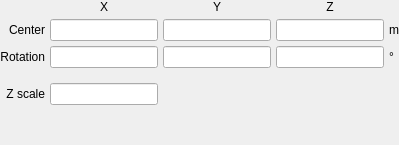
         <widget class="QWidget" name="boy">
          <property name="font">
           <font>
            <weight>50</weight>
            <bold>false</bold>
           </font>
          </property>
          <layout class="QGridLayout" name="gridLayout_9">
           <property name="leftMargin">
            <number>0</number>
           </property>
           <property name="topMargin">
            <number>0</number>
           </property>
           <property name="rightMargin">
            <number>0</number>
           </property>
           <property name="bottomMargin">
            <number>0</number>
           </property>
           <property name="spacing">
            <number>5</number>
           </property>
           <item row="2" column="2">
            <widget class="LineEdit" name="lineedit_boy_rotationy">
             <property name="font">
              <font>
               <weight>50</weight>
               <bold>false</bold>
              </font>
             </property>
            </widget>
           </item>
           <item row="1" column="3">
            <widget class="LineEdit" name="lineedit_boy_translationz">
             <property name="font">
              <font>
               <weight>50</weight>
               <bold>false</bold>
              </font>
             </property>
            </widget>
           </item>
           <item row="1" column="0">
            <widget class="QLabel" name="label_69">
             <property name="font">
              <font>
               <weight>50</weight>
               <bold>false</bold>
              </font>
             </property>
             <property name="text">
              <string>Center</string>
             </property>
             <property name="alignment">
              <set>Qt::AlignRight|Qt::AlignTrailing|Qt::AlignVCenter</set>
             </property>
            </widget>
           </item>
           <item row="2" column="0">
            <widget class="QLabel" name="label_70">
             <property name="font">
              <font>
               <weight>50</weight>
               <bold>false</bold>
              </font>
             </property>
             <property name="text">
              <string>Rotation</string>
             </property>
             <property name="alignment">
              <set>Qt::AlignRight|Qt::AlignTrailing|Qt::AlignVCenter</set>
             </property>
            </widget>
           </item>
           <item row="1" column="2">
            <widget class="LineEdit" name="lineedit_boy_translationy">
             <property name="font">
              <font>
               <weight>50</weight>
               <bold>false</bold>
              </font>
             </property>
            </widget>
           </item>
           <item row="1" column="1">
            <widget class="LineEdit" name="lineedit_boy_translationx">
             <property name="font">
              <font>
               <weight>50</weight>
               <bold>false</bold>
              </font>
             </property>
            </widget>
           </item>
           <item row="2" column="1">
            <widget class="LineEdit" name="lineedit_boy_rotationx">
             <property name="font">
              <font>
               <weight>50</weight>
               <bold>false</bold>
              </font>
             </property>
            </widget>
           </item>
           <item row="4" column="0">
            <widget class="QLabel" name="label_71">
             <property name="font">
              <font>
               <weight>50</weight>
               <bold>false</bold>
              </font>
             </property>
             <property name="text">
              <string>Z scale</string>
             </property>
             <property name="alignment">
              <set>Qt::AlignRight|Qt::AlignTrailing|Qt::AlignVCenter</set>
             </property>
            </widget>
           </item>
           <item row="2" column="3">
            <widget class="LineEdit" name="lineedit_boy_rotationz">
             <property name="font">
              <font>
               <weight>50</weight>
               <bold>false</bold>
              </font>
             </property>
            </widget>
           </item>
           <item row="5" column="1">
            <spacer name="verticalSpacer_12">
             <property name="orientation">
              <enum>Qt::Vertical</enum>
             </property>
             <property name="sizeHint" stdset="0">
              <size>
               <width>20</width>
               <height>40</height>
              </size>
             </property>
            </spacer>
           </item>
           <item row="4" column="1">
            <widget class="LineEdit" name="lineedit_boy_zscale">
             <property name="font">
              <font>
               <weight>50</weight>
               <bold>false</bold>
              </font>
             </property>
            </widget>
           </item>
           <item row="3" column="1">
            <spacer name="verticalSpacer_47">
             <property name="orientation">
              <enum>Qt::Vertical</enum>
             </property>
             <property name="sizeType">
              <enum>QSizePolicy::Maximum</enum>
             </property>
             <property name="sizeHint" stdset="0">
              <size>
               <width>20</width>
               <height>10</height>
              </size>
             </property>
            </spacer>
           </item>
           <item row="0" column="1">
            <widget class="QLabel" name="label_234">
             <property name="font">
              <font>
               <weight>50</weight>
               <bold>false</bold>
              </font>
             </property>
             <property name="text">
              <string>X</string>
             </property>
             <property name="alignment">
              <set>Qt::AlignCenter</set>
             </property>
            </widget>
           </item>
           <item row="0" column="2">
            <widget class="QLabel" name="label_235">
             <property name="font">
              <font>
               <weight>50</weight>
               <bold>false</bold>
              </font>
             </property>
             <property name="text">
              <string>Y</string>
             </property>
             <property name="alignment">
              <set>Qt::AlignCenter</set>
             </property>
            </widget>
           </item>
           <item row="0" column="3">
            <widget class="QLabel" name="label_236">
             <property name="font">
              <font>
               <weight>50</weight>
               <bold>false</bold>
              </font>
             </property>
             <property name="text">
              <string>Z</string>
             </property>
             <property name="alignment">
              <set>Qt::AlignCenter</set>
             </property>
            </widget>
           </item>
           <item row="1" column="4">
            <widget class="QLabel" name="label_237">
             <property name="font">
              <font>
               <weight>50</weight>
               <bold>false</bold>
              </font>
             </property>
             <property name="text">
              <string>m</string>
             </property>
            </widget>
           </item>
           <item row="2" column="4">
            <widget class="QLabel" name="label_238">
             <property name="font">
              <font>
               <weight>50</weight>
               <bold>false</bold>
              </font>
             </property>
             <property name="text">
              <string>°</string>
             </property>
            </widget>
           </item>
          </layout>
         </widget>
